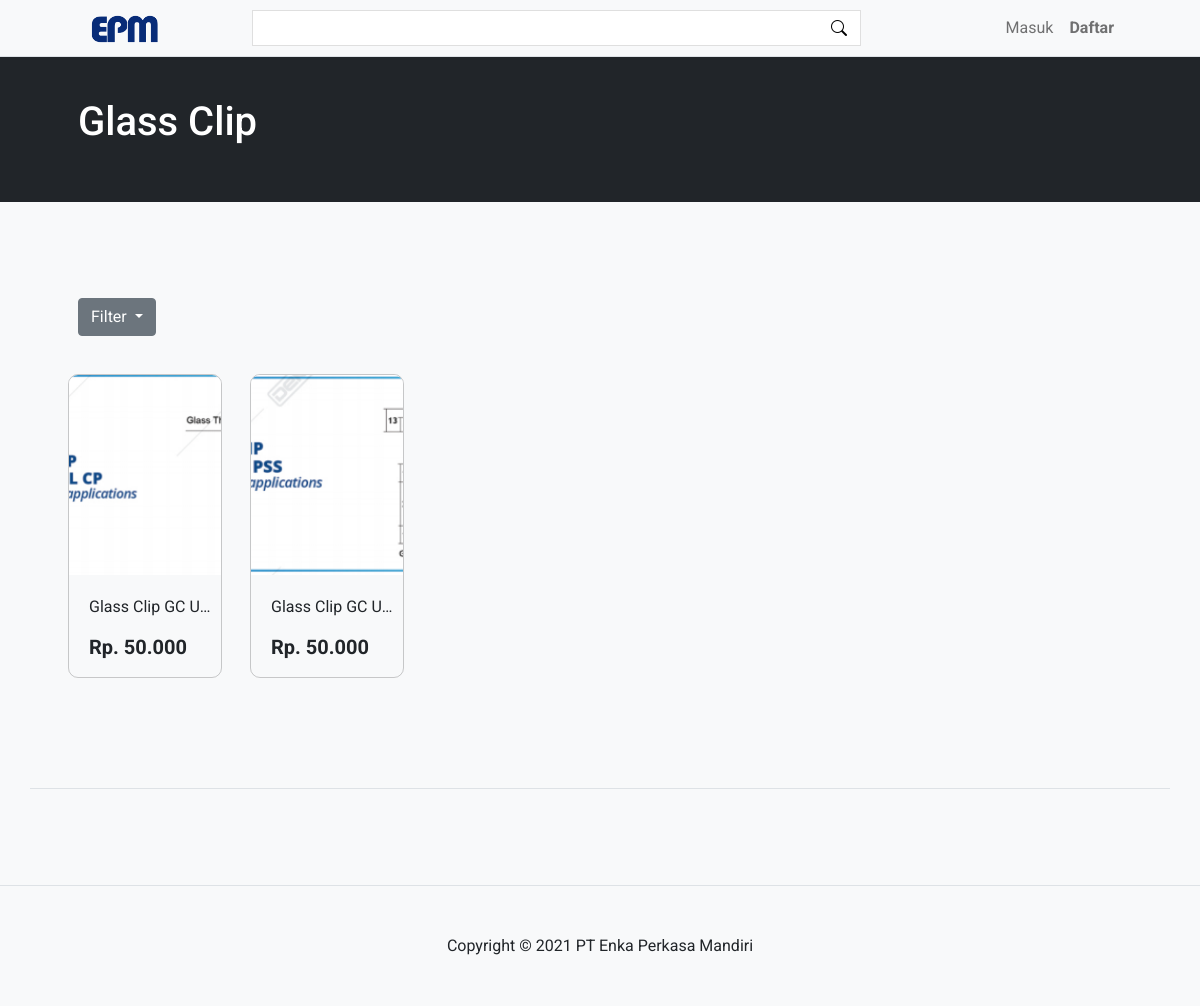
Screenshot of /kategori?kat=1 with the database file from the repository.
### tables this page shows
CREATE TABLE `kategori_barang`  (
  `kb_id` int NOT NULL AUTO_INCREMENT,
  `kb_nama_kategori` varchar(255) NULL DEFAULT NULL,
  `kb_created_date` datetime NULL DEFAULT CURRENT_TIMESTAMP,
  PRIMARY KEY (`kb_id`) USING BTREE
);

CREATE TABLE `barang_data`  (
  `bd_id` int NOT NULL AUTO_INCREMENT,
  `bd_kategori` int NULL DEFAULT NULL,
  `bd_nama_barang` varchar(255) NULL DEFAULT NULL,
  `bd_harga` double(25, 2) NULL DEFAULT NULL,
  `bd_deskripsi` text NULL,
  `bd_stok` int NULL DEFAULT NULL,
  `bd_berat` int NULL DEFAULT NULL,
  `bd_gambar` varchar(255) NULL DEFAULT NULL,
  PRIMARY KEY (`bd_id`) USING BTREE,
  INDEX `fk_1`(`bd_kategori`) USING BTREE,
  CONSTRAINT `fk_1` FOREIGN KEY (`bd_kategori`) REFERENCES `kategori_barang` (`kb_id`) ON DELETE RESTRICT ON UPDATE CASCADE
);

### application/controllers/Kategori.php (called while the page is built, shortened)
<?php
class Kategori extends CI_Controller {
	public function index()
	{
		$id_kategori = $_GET['kat'];
		$getorder = $_GET['order'];
		if($getorder=='termurah'){
			$order = 'order by bd_harga asc';
		}else if ($getorder=='termahal'){
			$order = 'order by bd_harga desc';
		}else if ($getorder=='terlaris'){
			$order = 'order by terjual desc';
		}else{
			$order = 'order by bd_id desc';
		}
		$data['kategori'] = $this->db->query("SELECT * from kategori_barang where kb_id = $id_kategori")->result();
		$data['data_kategori'] = $this->db->query("SELECT * from barang_data left join kategori_barang on kb_id = bd_kategori left join (select dp_barang,sum(dp_qty) terjual from detail_pesanan group by dp_barang)dp on dp_barang = bd_id where kb_id = $id_kategori $order")->result();
		$this->load->view('include/header');
		$this->load->view('include/navbar');
		$this->load->view('kategori',$data);
		$this->load->view('include/footer');
	}
}

### index.php (called while the page is built, shortened)
<?php
require_once BASEPATH.'core/CodeIgniter.php';

### application/views/kategori.php (the view, shortened to what this page needs)
<header class="bg-dark py-5 text-white">
    <div class="container px-5">
        <?php
        foreach($kategori as $kategori){
        ?>
        <h1><?=$kategori->kb_nama_kategori?></h1>
        <?php
        }
        ?>
    </div>
</header>
<section class="bg-light py-5 border-bottom">
    <div class="container px-5 my-5 discount-section border-bottom">
        <div class="text-left mb-5">
            <div class="dropdown">
              <button class="btn btn-secondary dropdown-toggle" type="button" id="dropdownMenuButton1" data-bs-toggle="dropdown" aria-expanded="false">
                Filter
              </button>
            </div>
        </div>
        <div class="row gx-5">
            <?php
            foreach($data_kategori as $data_kategori){
            ?>
            <div class="col-lg-2 item-discount" onclick="window.location.href='<?=base_url()?>barang?id_barang=<?=$data_kategori->bd_id?>'">
                <div class="box-discount">
                    <div class="item-gambar" style="background: url('<?=base_url()?>assets/images/accesoris/<?=$data_kategori->bd_gambar?>'); background-position: center; background-size: cover;">
                    </div>
                    <div class="discount item-jual-desc">
                        <p class="judul-item-jual"><?=$data_kategori->bd_nama_barang?></p>
                        <h2 class="h5 fw-bolder">Rp. <?=number_format($data_kategori->bd_harga,0,',','.')?></h2>
                    </div>
                </div>
            </div>
            <?php
            }
            ?>
        </div>
    </div>
</section>

### assets/css/css.css (style rules this page uses)
* { font-family: 'Roboto', sans-serif; }
body { padding-top: 50px; }
.item-discount { margin-bottom: 40px; transition: 0.3s; }
.box-discount { border-radius: 10px; overflow: hidden; border: 1px solid rgba(0, 0, 0, 0.2); padding-bottom: 10px; margin: -10px; transition: 0.3s; }
.discount-section { padding-bottom: 80px; }
.item-gambar { height: 200px; margin-bottom: 20px; }
.item-jual-desc { margin: 0 20px; }
.judul-item-jual { width: 130px; white-space: nowrap; overflow: hidden; text-overflow: ellipsis; }

### rows the page displays
kategori_barang: kb_nama_kategori "Glass Clip"
barang_data: bd_gambar (picture), bd_nama_barang "Glass Clip GC U…", bd_harga "50.000"
barang_data: bd_gambar (picture), bd_nama_barang "Glass Clip GC U…", bd_harga "50.000"
